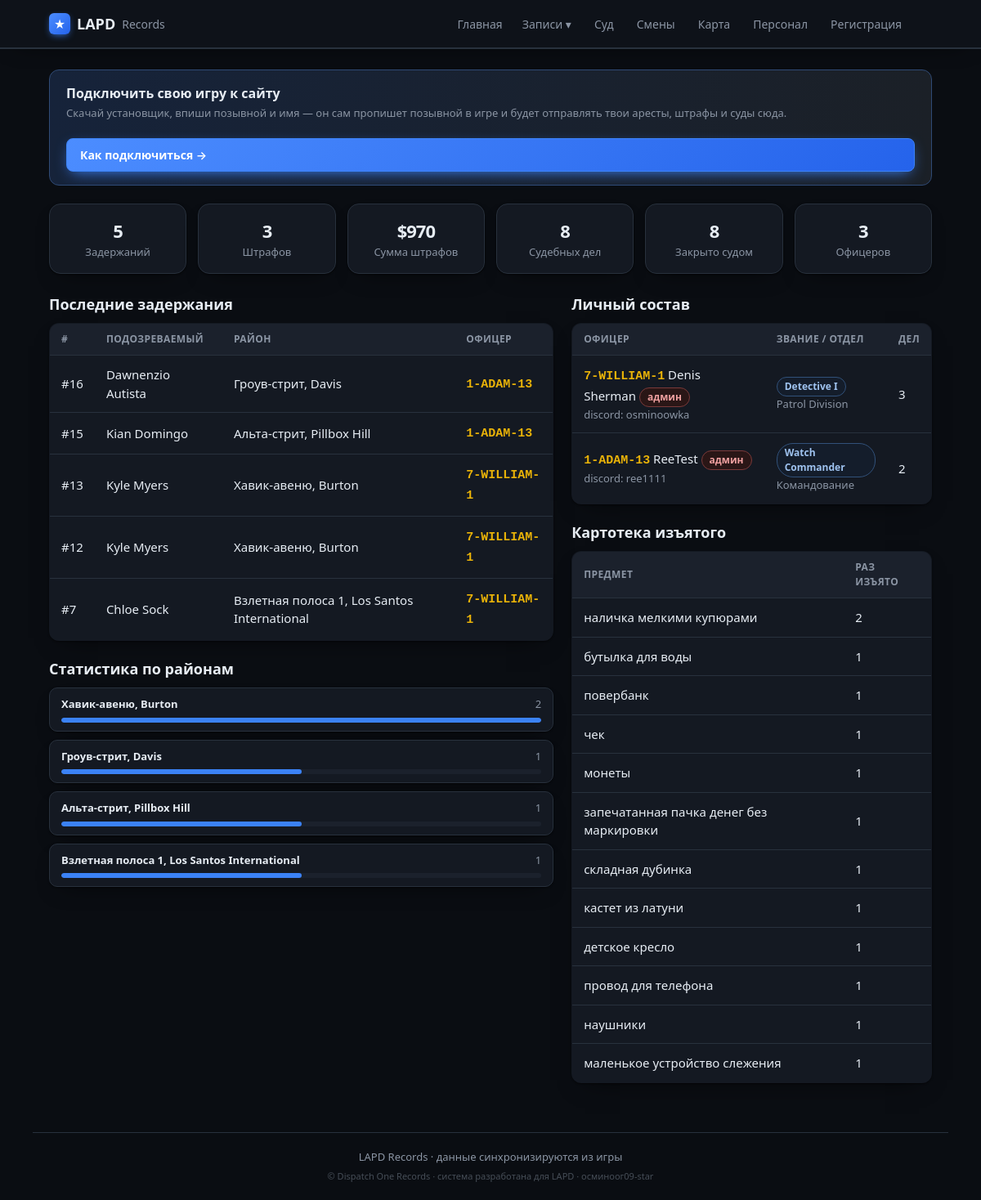
Before: / with the older database file.
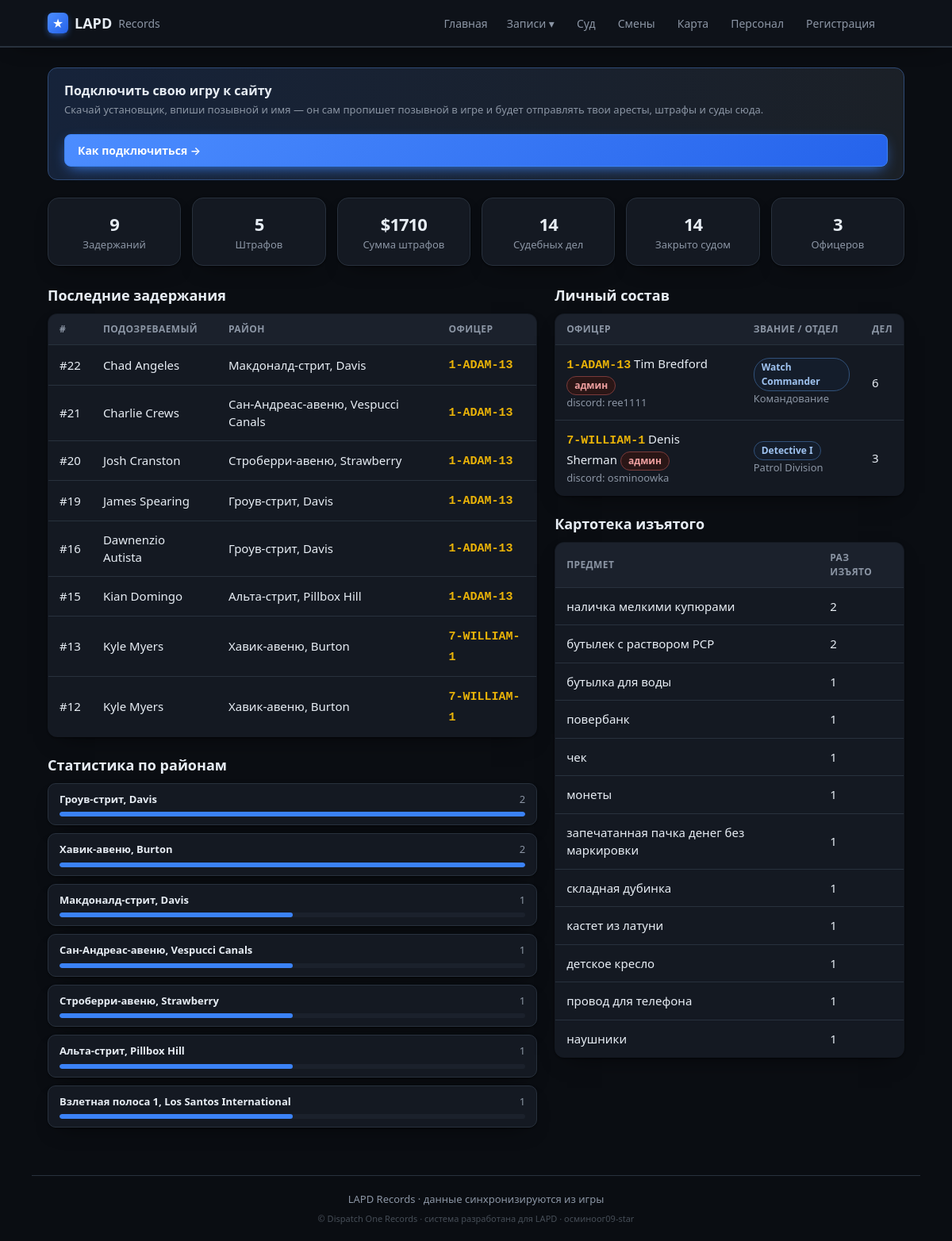
After: the same page with the newer database file.
### tables this page shows
CREATE TABLE cases (
                id INTEGER PRIMARY KEY AUTOINCREMENT,
                officer_id INTEGER NOT NULL,
                suspect_name TEXT,
                wanted INTEGER DEFAULT 0,
                license_state TEXT,
                citations INTEGER DEFAULT 0,
                zone TEXT,
                postal TEXT,
                game_time TEXT,
                created_at TEXT NOT NULL,
                screenshot TEXT,
                status TEXT NOT NULL DEFAULT 'submitted',
                discord_sent INTEGER DEFAULT 0,
                vehicle_model TEXT, vehicle_plate TEXT, vehicle_color TEXT,
                charges TEXT, found_items TEXT, reason TEXT, notes TEXT,
                mugshot TEXT, fine INTEGER, bail INTEGER, jail_time TEXT,
                is_test INTEGER DEFAULT 0, external_id TEXT, suspect_dob TEXT,
                FOREIGN KEY (officer_id) REFERENCES officers(id)
            );

CREATE TABLE officers (
                id INTEGER PRIMARY KEY AUTOINCREMENT,
                callsign TEXT UNIQUE NOT NULL,
                name TEXT
            , current_status TEXT, status_since TEXT, rank TEXT, department TEXT, discord TEXT, is_admin INTEGER);

### app/main.py (the view)
@app.route("/")
def index():
    cases_all = db.list_cases(500)
    zones = {}
    for c in cases_all:
        if not c.get("is_test") and c.get("zone"):
            zones[c["zone"]] = zones.get(c["zone"], 0) + 1
    top = sorted(zones.items(), key=lambda kv: -kv[1])[:10]
    mx = top[0][1] if top else 1
    districts = [{"zone": z, "count": n, "pct": round(n * 100 / mx)} for z, n in top]
    return render_template("index.html",
                           summary=db.summary_counts(),
                           cases=db.list_cases(limit=8),
                           officers=db.list_officers_with_stats(),
                           cit=db.citations_summary(),
                           court=db.court_summary(),
                           districts=districts,
                           evidence=db.evidence_catalog())

### app/db.py (called while the page is built)
def fmt_dt(iso):
    try:
        dt = datetime.datetime.fromisoformat(iso)
        return dt.strftime("%d.%m.%Y %H:%M")
    except Exception:
        return iso or "—"

@contextmanager
def get_conn():
    conn = sqlite3.connect(config.DB_PATH)
    conn.row_factory = sqlite3.Row
    try:
        yield conn
        conn.commit()
    finally:
        conn.close()

def _jsonlist(val):
    if not val:
        return []
    try:
        return json.loads(val)
    except Exception:
        return [x.strip() for x in str(val).split(",") if x.strip()]

def _parse_charge(s):
    import re as _re
    m = _re.match(r"^\s*(\S+)\s·\s(.+?)(?:\s\(([^)]+)\))?\s*$", s or "")
    if m:
        return {"code": m.group(1), "desc": m.group(2), "cls": m.group(3) or ""}
    return {"code": "", "desc": s or "", "cls": ""}

def status_info(code):
    return DUTY_STATUS.get(code, {"ru": "Не на службе", "cls": "off"})

def _fix_rooms(s):
    return re.sub(r"(\d)([А-Я])", lambda m: m.group(1) + _CYR2LAT.get(m.group(2), m.group(2)), s)

### app/templates/index.html (shortened to what this page needs)
{% extends "base.html" %}
{% block content %}
<div class="dl-banner">
  <div>
    <div class="dl-title">Подключить свою игру к сайту</div>
    <div class="muted small">Скачай установщик, впиши позывной и имя — он сам пропишет позывной в игре
      и будет отправлять твои аресты, штрафы и суды сюда.</div>
  </div>
  <a class="btn primary" href="{{ url_for('register') }}">Как подключиться →</a>
</div>
<section class="stats stats-6">
  <div class="stat"><div class="num">{{ summary.total }}</div><div class="lbl">Задержаний</div></div>
  <div class="stat"><div class="num">{{ cit.count }}</div><div class="lbl">Штрафов</div></div>
  <div class="stat"><div class="num">${{ cit.total_fine }}</div><div class="lbl">Сумма штрафов</div></div>
  <div class="stat"><div class="num">{{ court.total }}</div><div class="lbl">Судебных дел</div></div>
  <div class="stat"><div class="num">{{ court.closed }}</div><div class="lbl">Закрыто судом</div></div>
  <div class="stat"><div class="num">{{ summary.officers }}</div><div class="lbl">Офицеров</div></div>
</section>
<div class="cols">
  <section class="col">
    <h2>Последние задержания</h2>
    {% if cases %}
      <table class="tbl">
        <thead><tr><th>#</th><th>Подозреваемый</th><th>Район</th><th>Офицер</th></tr></thead>
        <tbody>
        {% for c in cases %}
          <tr onclick="location='{{ url_for('case_view', cid=c.id) }}'">
            <td>#{{ c.id }}</td>
            <td>{{ c.suspect_name }}
              {% if c.wanted %}<span class="tag wanted">розыск</span>{% endif %}</td>
            <td>{{ c.zone or '—' }}</td>
            <td><span class="cs">{{ c.callsign }}</span></td>
          </tr>
        {% endfor %}
        </tbody>
      </table>
    {% else %}
      <p class="empty">Задержаний пока нет — появятся после игры.</p>
    {% endif %}
    <h2>Статистика по районам</h2>
    {% if districts %}
      <div class="districts">
        {% for d in districts %}
          <div class="district">
            <div class="d-head"><span class="d-name">{{ d.zone }}</span><span class="d-num">{{ d.count }}</span></div>
            <div class="d-bar"><div class="d-fill" style="width: {{ d.pct }}%"></div></div>
          </div>
        {% endfor %}
      </div>
    {% else %}
      <p class="empty">Данных по районам пока нет.</p>
    {% endif %}
  </section>
  <section class="col">
    <h2>Личный состав</h2>
    {% if officers %}
      <table class="tbl">
        <thead><tr><th>Офицер</th><th>Звание / отдел</th><th>Дел</th></tr></thead>
        <tbody>
        {% for o in officers %}
          <tr onclick="location='{{ url_for('officer_view', callsign=o.callsign) }}'">
            <td><span class="cs">{{ o.callsign }}</span> {{ o.name or '' }}
              {% if o.is_admin %}<span class="tag adm">админ</span>{% endif %}
              {% if o.discord %}<div class="muted small">discord: {{ o.discord }}</div>{% endif %}</td>
            <td>{% if o.rank %}<span class="tag rank">{{ o.rank }}</span>{% endif %}
              {% if o.department %}<div class="muted small">{{ o.department }}</div>{% endif %}</td>
            <td>{{ o.cases_count }}</td>
          </tr>
        {% endfor %}
        </tbody>
      </table>
    {% else %}
      <p class="empty">Офицеров пока нет.</p>
    {% endif %}
    {% if evidence %}
      <h2>Картотека изъятого</h2>
      <table class="tbl">
        <thead><tr><th>Предмет</th><th>Раз изъято</th></tr></thead>
        <tbody>
          {% for item, n in evidence[:12] %}
            <tr><td>{{ item }}</td><td>{{ n }}</td></tr>
          {% endfor %}
        </tbody>
      </table>
    {% endif %}
  </section>
</div>
{% endblock %}

Changed rows visible on the page:
no longer on one of the page's lists (row unchanged): cases: zone "Гроув-стрит, Davis"
no longer on one of the page's lists (row unchanged): cases: id "7", suspect_name "Chloe Sock", zone "Взлетная полоса 1, Los Santos International", callsign "7-WILLIAM-1"
added cases: id "22", suspect_name "Chad Angeles", zone "Макдоналд-стрит, Davis", callsign "1-ADAM-13", count "1", {{ d.pct }} 50 (drawn)
added cases: id "21", suspect_name "Charlie Crews", zone "Сан-Андреас-авеню, Vespucci Canals", callsign "1-ADAM-13", count "1", {{ d.pct }} 50 (drawn)
added cases: id "20", suspect_name "Josh Cranston", zone "Строберри-авеню, Strawberry", callsign "1-ADAM-13", count "1", {{ d.pct }} 50 (drawn)
added cases: id "19", suspect_name "James Spearing", zone "Гроув-стрит, Davis", callsign "1-ADAM-13", count "2", {{ d.pct }} 100 (drawn)
changed officers "1-ADAM-13": name "ReeTest" → "Tim Bredford"; cases_count "2" → "6"; moves up the list
Other visible differences:
{{ summary.total }}: "5" → "9"
{{ cit.count }}: "3" → "5"
{{ cit.total_fine }}: "970" → "1710"
{{ court.total }}: "8" → "14"
{{ court.closed }}: "8" → "14"
new list line: "бутылек с раствором PCP 2"
list line gone: "маленькое устройство слежения 1"
